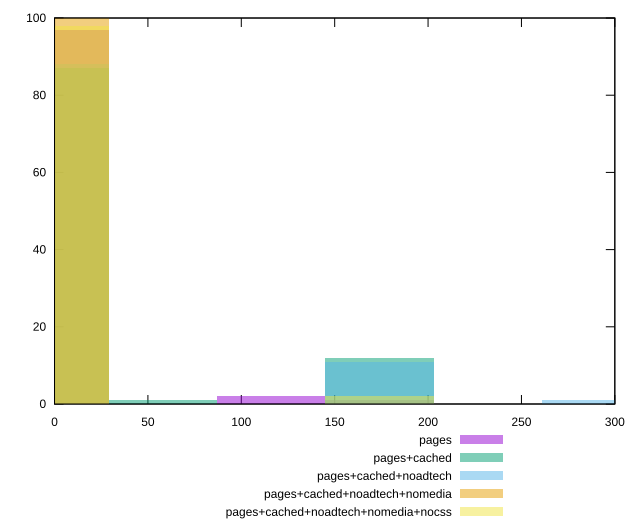

The gnuplot source for this figure:
reset

$pages <<EOF
173.9647438529293 1
0 97
115.97649590195286 2
EOF

$pagesCached <<EOF
0 87
173.9647438529293 12
57.98824795097643 1
EOF

$pagesCachedNoadtech <<EOF
0 88
173.9647438529293 11
289.94123975488213 1
EOF

$pagesCachedNoadtechNomedia <<EOF
0 100
EOF

$pagesCachedNoadtechNomediaNocss <<EOF
0 98
173.9647438529293 2
EOF

set key outside below
set boxwidth 57.98824795097643
set xrange [0:300]
set yrange [0:100]
set trange [0:100]
set style fill transparent solid 0.5 noborder
set terminal svg size 640, 530 enhanced background rgb 'white'
set output "report_00026_2021-02-22T21:38:55.199Z/unminified-javascript/comparison/histogram/all_raw.svg"

plot $pages title "pages" with boxes, \
     $pagesCached title "pages+cached" with boxes, \
     $pagesCachedNoadtech title "pages+cached+noadtech" with boxes, \
     $pagesCachedNoadtechNomedia title "pages+cached+noadtech+nomedia" with boxes, \
     $pagesCachedNoadtechNomediaNocss title "pages+cached+noadtech+nomedia+nocss" with boxes

reset
